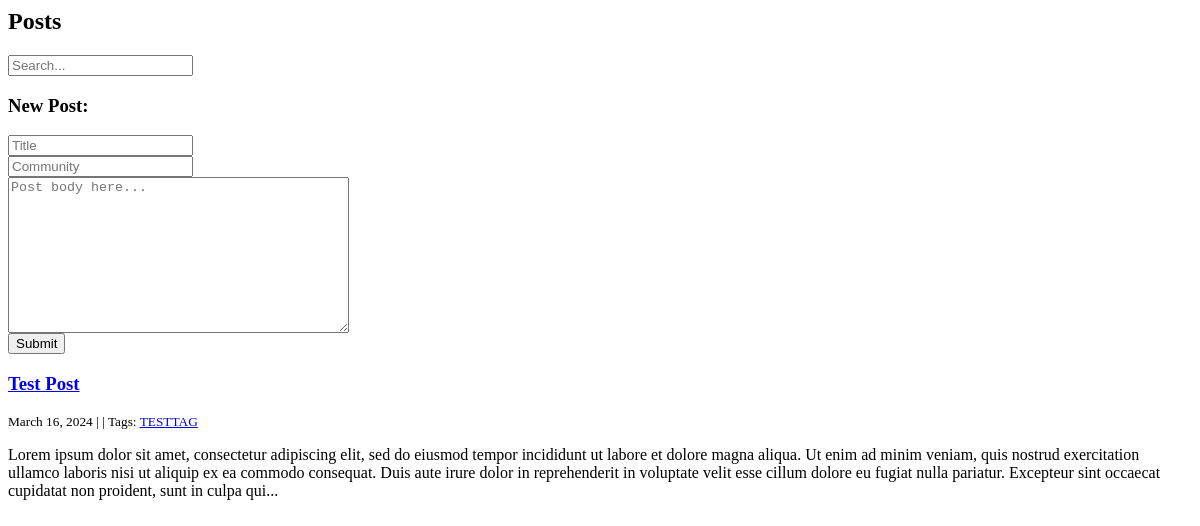
Page /post/ on the earlier database version.
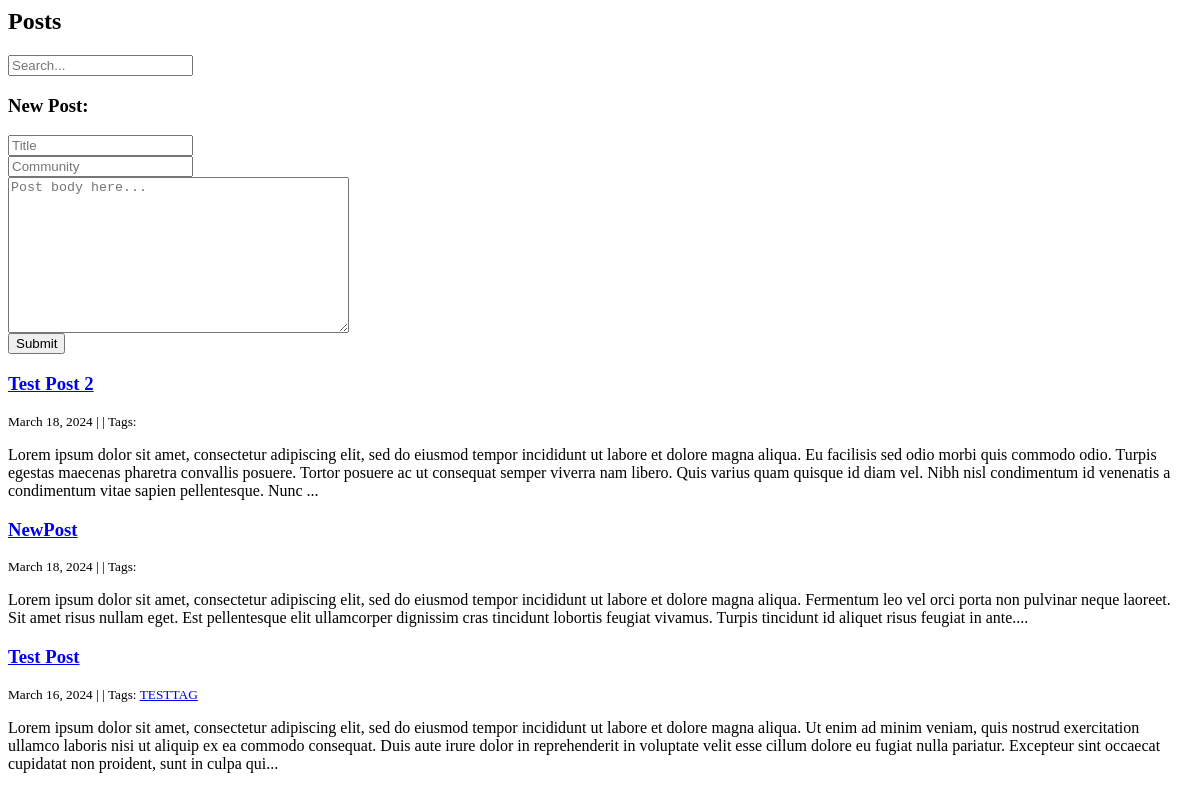
Same page on the later database version.
### Main/models.py (models this page shows, shortened)
class Post(models.Model):
    username = models.ForeignKey(User, on_delete=models.CASCADE)
    email = models.CharField(max_length=128)
    post_title = models.CharField(max_length=128)
    post_community = models.CharField(max_length=128)
    post_body = models.TextField()
    created_on = models.DateTimeField(auto_now_add=True)
    last_modified = models.DateTimeField(auto_now=True)
    tags = models.ManyToManyField("Tag", related_name="posts")

class Tag(models.Model):
    name = models.CharField(max_length=30)
    USERNAME_FIELD = 'username'
    REQUIRED_FIELDS = ['password']

### Main/views.py (the view, shortened to what this page needs)
# urls.py: path('post/', views.post_index, name="post_index"),
def post_index(request):
    posts = Post.objects.all().order_by("-created_on")
    form = PostForm()
    context = {
        "posts": posts,
        "form": PostForm(),
    }
    return render(request, "index.html", context)

### Main/forms.py
class PostForm(forms.ModelForm):
    class Meta:
        model = Post
        fields = ['post_title', 'post_community', 'post_body']
        widgets = {
            'post_title': forms.TextInput(attrs={"class": "form-control", "placeholder": "Title"}),
            'post_community': forms.TextInput(attrs={"class": "form-control", "placeholder": "Community"}),
            'post_body': forms.Textarea(attrs={"class": "form-control", "placeholder": "Post body here..."}),
        }

### templates/index.html (shortened to what this page needs)
{% block page_title %}
    <h2>Posts</h2>
{% endblock page_title %}
<form action="{% url 'search_results'%}" method="get">
    <input name="q" type="text" placeholder="Search...">
</form>
{% block page_content %}
    {% block posts %}
        <h3>New Post:</h3><form method="post">
            <div>
                {{ form.post_title }}
            </div>
            <div>
                {{ form.post_community }}
            </div>
            <div>
                {{ form.post_body }}
            </div>
            <button type="submit" class="btn btn-primary">Submit</button>
        </form>
        {% for post in posts %}
            <h3><a href="{% url 'post_detail' post.pk %}">{{ post.post_title }}</a></h3>
            <small>
                {{ post.created_on.date }} |
                 | Tags:
                {% for tag in post.tags.all %}
                    <a href="{% url 'post_tag' tag.name %}">
                        {{ tag.name }}
                    </a>
                {% endfor %}
            </small>
            <p>{{ post.post_body | slice:":400" }}...</p>
        {% endfor %}
    {% endblock posts %}
{% endblock page_content %}

Differences in the rows shown:
added Post: post_title "Test Post 2", created_on "March 18, 2024", post_body "Lorem ipsum dolor sit amet, consectetur adipiscing elit, sed do eiusmod tempor incididunt ut labore et dolore magna aliqua. Eu facilisis sed odio morbi quis commodo odio. Turpis egestas maecenas pharetra convallis posuere. Tortor posuere ac ut consequat semper viverra nam libero. Quis varius quam quisque id diam vel. Nibh nisl condimentum id venenatis a condimentum vitae sapien pellentesque. Nunc"
added Post: post_title "NewPost", created_on "March 18, 2024", post_body "Lorem ipsum dolor sit amet, consectetur adipiscing elit, sed do eiusmod tempor incididunt ut labore et dolore magna aliqua. Fermentum leo vel orci porta non pulvinar neque laoreet. Sit amet risus nullam eget. Est pellentesque elit ullamcorper dignissim cras tincidunt lobortis feugiat vivamus. Turpis tincidunt id aliquet risus feugiat in ante."
